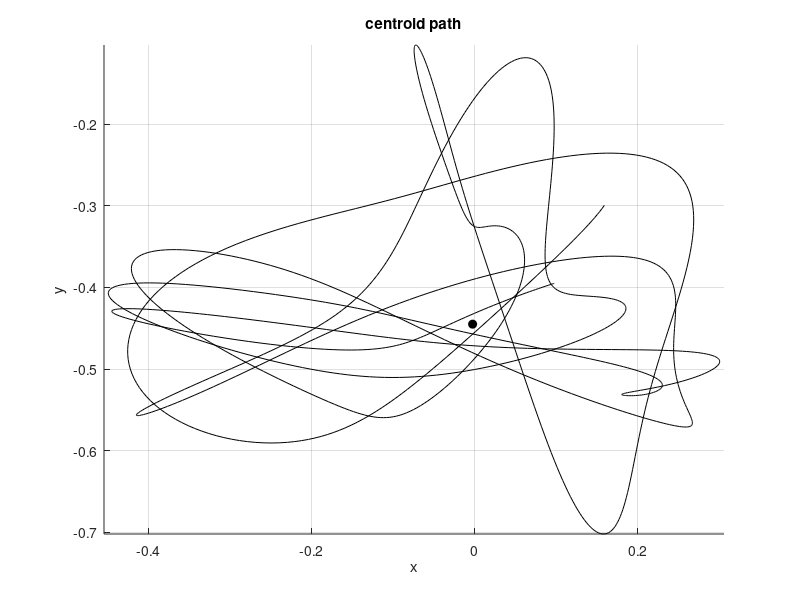
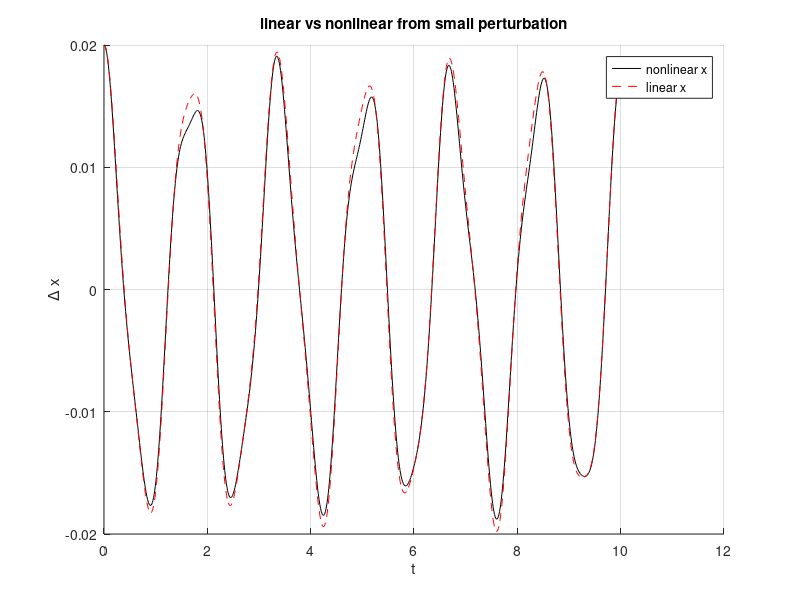
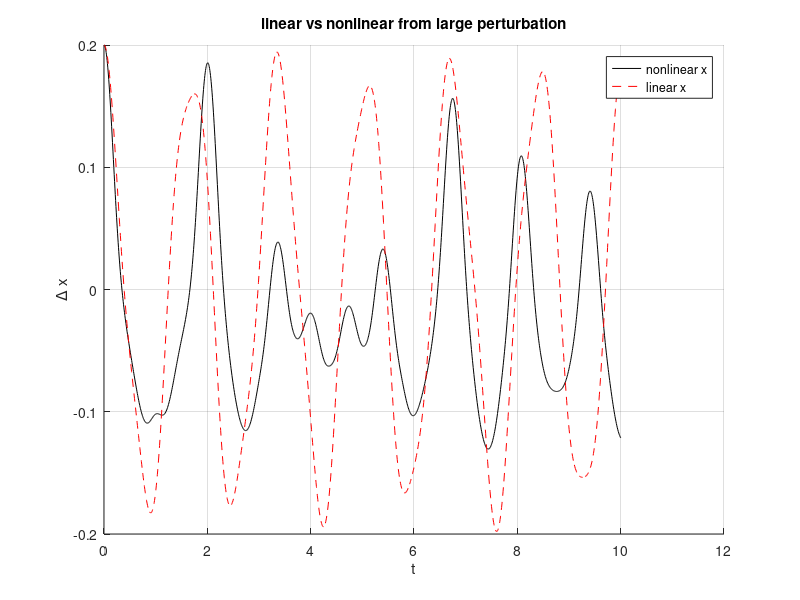
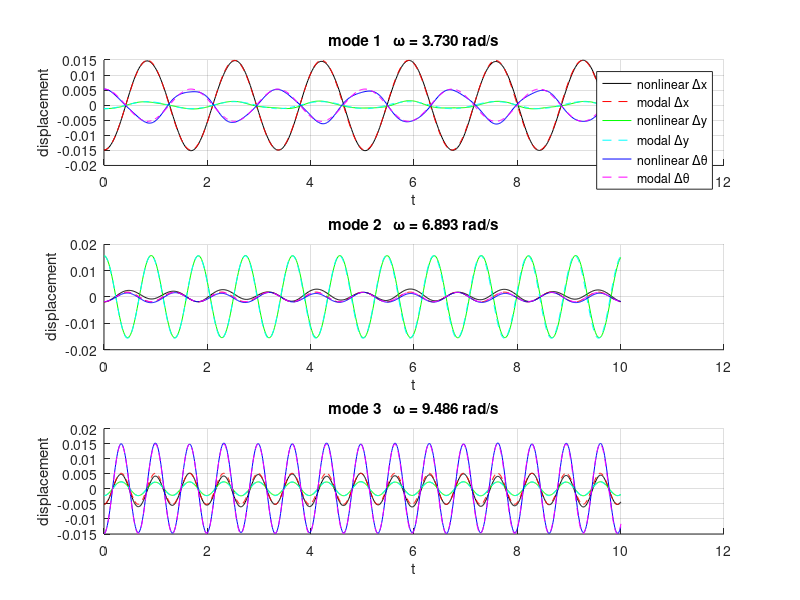

Write MATLAB code to recreate these figures, in order. (Note: this script raises an error after producing the figures.)
function jahz_11_14_deliverables()
% main script for assignment 5 deliverables
% generates:
%  1) centroid path and printed equilibrium
%  2) linear vs nonlinear comparison (small and large perturbations)
%  3) modal analysis plots for 3 modes
%  4) an .avi animation of the box vibrating in mode 1

    %-----------------------------
    % system parameters and RK data
    %-----------------------------
    box = make_box_params();        % struct with geometry and springs
    DP  = make_DP_tableau();        % Dormand–Prince 5(4) embedded RK
    p_ord   = 5;                    % order of higher method in pair
    h0      = 0.05;                 % initial step guess
    err_des = 1.0e-9;               % desired local error
    tspan   = [0 10];               % 10 seconds of motion

    %-----------------------------
    % 1) find an equilibrium
    %-----------------------------
    V_guess = [0; -0.2; 0; 0; 0; 0];     % [x;y;theta;vx;vy;vtheta]
    [V_eq, newton_hist] = newton_equilibrium(@(V) box_rate_func(0,V,box), V_guess);

    fprintf('equilibrium found at [x y th] = [%.4f %.4f %.4f]\n', ...
        V_eq(1), V_eq(2), V_eq(3));

    % quick centroid path from some offset around equilibrium
    V0_centroid = V_eq + [0.1; 0.05; 0.15; 0; 0; 0];
    [t_centroid, V_centroid] = rk_adaptive(@(t,V) box_rate_func(t,V,box), ...
        tspan, V0_centroid, h0, DP, p_ord, err_des);

    figure; hold on; grid on; axis equal;
    plot(V_centroid(1,:), V_centroid(2,:), 'k-');
    plot(V_eq(1), V_eq(2), 'ko', 'markerfacecolor','k');
    xlabel('x'); ylabel('y');
    title('centroid path');
    text(0.4,0.25, sprintf('equilibrium found at [x y th] = [%.4f %.4f %.4f]', ...
        V_eq(1), V_eq(2), V_eq(3)));

    %-----------------------------
    % 2) linearization at equilibrium
    %-----------------------------
    A = J_approx(@(V) box_rate_func(0,V,box), V_eq);   % 6x6 Jacobian at eq

    % linear rate: d/dt ΔV = A (V - V_eq)
    lin_rate = @(t,V) A*(V - V_eq);

    %-----------------------------
    % 3) linear vs nonlinear comparison
    %-----------------------------
    eps_small = 0.02;   % small perturbation
    eps_large = 0.2;    % large perturbation

    dir = [1;0;0;0;0;0];   % bump in x only

    % small
    V0_sm = V_eq + eps_small*dir;
    [t_nl_sm, V_nl_sm] = rk_adaptive(@(t,V) box_rate_func(t,V,box), ...
        tspan, V0_sm, h0, DP, p_ord, err_des);
    [t_li_sm, V_li_sm] = rk_adaptive(lin_rate, ...
        tspan, V0_sm, h0, DP, p_ord, err_des);

    % large
    V0_lg = V_eq + eps_large*dir;
    [t_nl_lg, V_nl_lg] = rk_adaptive(@(t,V) box_rate_func(t,V,box), ...
        tspan, V0_lg, h0, DP, p_ord, err_des);
    [t_li_lg, V_li_lg] = rk_adaptive(lin_rate, ...
        tspan, V0_lg, h0, DP, p_ord, err_des);

    % plot small (Δx)
    figure; hold on; grid on;
    dx_nl = V_nl_sm(1,:) - V_eq(1);
    dx_li = V_li_sm(1,:) - V_eq(1);
    plot(t_nl_sm, dx_nl, 'k-', 'displayname','nonlinear x');
    plot(t_li_sm, dx_li, 'r--', 'displayname','linear x');
    xlabel('t'); ylabel('\Delta x');
    title('linear vs nonlinear from small perturbation');
    legend('location','best');

    % plot large (Δx)
    figure; hold on; grid on;
    dx_nl_L = V_nl_lg(1,:) - V_eq(1);
    dx_li_L = V_li_lg(1,:) - V_eq(1);
    plot(t_nl_lg, dx_nl_L, 'k-', 'displayname','nonlinear x');
    plot(t_li_lg, dx_li_L, 'r--', 'displayname','linear x');
    xlabel('t'); ylabel('\Delta x');
    title('linear vs nonlinear from large perturbation');
    legend('location','best');

    %-----------------------------
    % 4) modal analysis
    %-----------------------------
    % A has block structure [0 I; -Q 0]
    Q = -A(4:6,1:3);
    [U_modes, Lambda] = eig(Q);
    wn = sqrt(diag(Lambda));      % resonant frequencies (rad/s)

    % sort by frequency
    [wn, idx] = sort(wn);
    U_modes = U_modes(:,idx);

    fprintf('\nresonant frequencies (rad/s)\n');
    for i = 1:3
        fprintf('  mode %d:  omega = %.3f\n', i, wn(i));
    end

    eps_mode = 10^-1.8;
    t_mode = t_nl_sm;     % reuse same t-grid length via nonlinear sim

    figure;
    for mode_idx = 1:3
        U0 = U_modes(:,mode_idx);
        omega_n = wn(mode_idx);

        % nonlinear sim with mode-type initial displacement
        V0_mode = V_eq + eps_mode*[U0;0;0;0];
        [t_nl, V_nl] = rk_adaptive(@(t,V) box_rate_func(t,V,box), ...
            tspan, V0_mode, h0, DP, p_ord, err_des);

        % modal prediction: ΔU(t) = eps_mode * U0 * cos(omega_n t)
        t_modal = t_nl;
        cos_term = cos(omega_n * t_modal);
        dx_modal = eps_mode * U0(1) * cos_term;
        dy_modal = eps_mode * U0(2) * cos_term;
        dth_modal= eps_mode * U0(3) * cos_term;

        dx_nl = V_nl(1,:) - V_eq(1);
        dy_nl = V_nl(2,:) - V_eq(2);
        dth_nl= V_nl(3,:) - V_eq(3);

        subplot(3,1,mode_idx); hold on; grid on;
        plot(t_nl, dx_nl, 'k-', 'displayname','nonlinear \Deltax');
        plot(t_modal, dx_modal, 'r--', 'displayname','modal \Deltax');
        plot(t_nl, dy_nl, 'g-', 'displayname','nonlinear \Deltay');
        plot(t_modal, dy_modal, 'c--', 'displayname','modal \Deltay');
        plot(t_nl, dth_nl, 'b-', 'displayname','nonlinear \Delta\theta');
        plot(t_modal, dth_modal,'m--', 'displayname','modal \Delta\theta');
        xlabel('t');
        ylabel('displacement');
        title(sprintf('mode %d   \\omega = %.3f rad/s', mode_idx, omega_n));
        if mode_idx == 1
            legend('location','best');
        end
    end

    %-----------------------------
    % 5) create an .avi animation for mode 1
    %-----------------------------
    mode1 = U_modes(:,1);
    V0_anim = V_eq + eps_mode*[mode1;0;0;0];
    [t_anim, V_anim] = rk_adaptive(@(t,V) box_rate_func(t,V,box), ...
        tspan, V0_anim, h0, DP, p_ord, err_des);

    record_animation_avi('mode1_box.avi', 30, t_anim, V_anim, box);
end

%====================================================================
% helper: system parameters
%====================================================================
function box = make_box_params()
    % eight springs attaching a square box to a square frame
    m = 1;
    I = 1;
    g = -9.81;

    ks  = 10*ones(8,1);
    l0s = 0.5*ones(8,1);

    % world-frame static anchor points (columns)
    Pw = [ 1,   1,  -1.5,-1.5,-1,  1,  1.5, 1.5; ...
           1,  -1,   0.5,-0.5,-1,-1,-0.5, 0.5];

    % box-frame mounting points (columns)
    Pb = [ 1,  1, -1, -1, -1,  1,  1,  1; ...
           0.5,-0.5, 0.5,-0.5,-0.5,-0.5,-0.5,0.5];

    box = struct();
    box.m        = m;
    box.I        = I;
    box.g        = g;
    box.k_list   = ks(:);
    box.l0_list  = l0s(:);
    box.P_world  = Pw;
    box.P_box    = Pb;
end

%====================================================================
% helper: Dormand–Prince 5(4) Butcher tableau
%====================================================================
function DP = make_DP_tableau()
    DP.C = [0, 1/5, 3/10, 4/5, 8/9, 1, 1];
    DP.B = [35/384, 0, 500/1113, 125/192, -2187/6784, 11/84, 0; ...
            5179/57600, 0, 7571/16695, 393/640, -92097/339200, 187/2100, 1/40];
    DP.A = [0,0,0,0,0,0,0; ...
            1/5,0,0,0,0,0,0; ...
            3/40,9/40,0,0,0,0,0; ...
            44/45,-56/15,32/9,0,0,0,0; ...
            19372/6561,-25360/2187,64448/6561,-212/729,0,0,0; ...
            9017/3168,-355/33,46732/5247,49/176,-5103/18656,0,0; ...
            35/384,0,500/1113,125/192,-2187/6784,11/84,0];
end

%====================================================================
% spring force: 3D version (z component 0)
%====================================================================
function F = compute_spring_force(k,l0,PA,PB)
    % PA, PB 3x1 vectors
    r = PB - PA;
    l = norm(r);
    e_s = r / l;
    F = -k*(l - l0)*e_s;
end

%====================================================================
% rigid body transform from box frame to world frame for points
%====================================================================
function Plist_world = compute_rbt(x,y,theta,Plist_box)
    R = [cos(theta), -sin(theta); ...
         sin(theta),  cos(theta)];
    rc = [x; y];
    [~,N] = size(Plist_box);
    Plist_world = R*Plist_box + rc*ones(1,N);
end

%====================================================================
% acceleration at pose (x,y,theta)
%====================================================================
function [ax,ay,atheta] = accel_at_pose(x,y,theta,box)
    rc       = [x;y;0];
    m        = box.m;
    I        = box.I;
    ks       = box.k_list;
    l0s      = box.l0_list;
    num_s    = numel(ks);

    Pb_world = compute_rbt(x,y,theta, box.P_box);
    Pm_world = box.P_world;

    Fs = zeros(2,num_s);
    Ts = zeros(1,num_s);

    for i = 1:num_s
        Pm = [Pm_world(:,i);0];
        Pb = [Pb_world(:,i);0];
        F  = compute_spring_force(ks(i), l0s(i), Pm, Pb);
        tau = cross(Pb-rc, F);
        Fs(:,i) = F(1:2);
        Ts(i)   = tau(3);
    end

    gvec = [0; box.g];
    axy  = gvec + (1/m)*sum(Fs,2);
    ax   = axy(1);
    ay   = axy(2);
    atheta = sum(Ts)/I;
end

%====================================================================
% rate function for full box dynamics
%====================================================================
function dVdt = box_rate_func(~,V,box)
    x = V(1);  y = V(2);  theta = V(3);
    vx = V(4); vy = V(5); vtheta = V(6);

    [ax,ay,atheta] = accel_at_pose(x,y,theta,box);
    dVdt = [vx; vy; vtheta; ax; ay; atheta];
end

%====================================================================
% embedded RK step for adaptive DP
%====================================================================
function [XB1, XB2, num_evals] = rk_step_embedded(rate,t,XA,h,BT)
    A = BT.A;
    B = BT.B;
    C = BT.C;
    s = numel(C);
    n = numel(XA);
    K = zeros(n,s);
    for i = 1:s
        a = A(i,1:i-1);
        sum_prev = K(:,1:i-1)*a';
        K(:,i) = rate(t + C(i)*h, XA + h*sum_prev);
    end
    XB1 = XA + h*(K*B(1,:)');
    XB2 = XA + h*(K*B(2,:)');
    num_evals = s;
end

function [XB, num_evals, h_next, redo] = rk_step_adaptive(rate,t,XA,h,BT,p,err_des)
    alpha = 1.5;
    redo = false;

    [XB1, XB2, num_evals] = rk_step_embedded(rate,t,XA,h,BT);

    eps_c = norm(XB1 - XB2);
    temp  = (err_des/eps_c)^(1/p);
    h_next = min(0.9*temp, alpha)*h;
    XB = XB1;

    if err_des < eps_c
        redo = true;
    end
end

%====================================================================
% variable-step integration wrapper
%====================================================================
function [t_list,X_list,h_avg,num_fails,num_evals,h_rec] = ...
    rk_variable(rate,tspan,X0,h_ref,BT,p,err_des)

    ti = tspan(1); tf = tspan(2);
    N  = ceil((tf - ti)/h_ref);
    h  = (tf - ti)/N;

    t_list = ti;
    X_list = X0;
    h_rec  = [];
    num_fails = 0;
    num_evals = 0;

    t_now = ti;
    XA = X0;

    while t_now < tf - 1e-14
        redo = true;
        while redo
            h_prev = h;
            h = min(h, tf - t_now);
            [XB, adds, h, redo] = rk_step_adaptive(rate, t_now, XA, h, BT, p, err_des);
            if redo
                num_fails = num_fails + 1;
            end
            num_evals = num_evals + adds;
        end

        h_rec(end+1,1) = h_prev;
        t_now = t_now + h_prev;
        t_list(end+1,1) = t_now;
        X_list(:,end+1) = XB;
        XA = XB;
    end

    h_avg = mean(h_rec);
end

function [t_list,X_list] = rk_adaptive(rate,tspan,X0,h_ref,BT,p,err_des)
    [t_list,X_list,~,~,~,~] = rk_variable(rate,tspan,X0,h_ref,BT,p,err_des);
end

%====================================================================
% Newton solver for equilibrium f(V) = 0
%====================================================================
function [V_eq, hist] = newton_equilibrium(f,V0)
    max_iter = 20;
    tol_step = 1e-10;

    V = V0;
    hist = zeros(max_iter,1);
    for k = 1:max_iter
        F = f(V);
        J = J_approx(f,V);
        dV = -J\F;
        V  = V + dV;
        hist(k) = norm(F);
        if norm(dV) < tol_step
            hist = hist(1:k);
            break;
        end
    end
    V_eq = V;
end

% finite-difference Jacobian
function J = J_approx(f,V)
    n = numel(V);
    J = zeros(n);
    h = 1e-6;
    f0 = f(V);
    for j = 1:n
        e = zeros(n,1); e(j) = 1;
        fj = f(V + h*e);
        J(:,j) = (fj - f0)/h;
    end
end

%====================================================================
% AVI recorder: simple box + straight springs animation
%====================================================================
function record_animation_avi(filename, frame_rate, t_list, X_list, box_params)

    v = VideoWriter(filename, 'Motion JPEG AVI');
    v.FrameRate = frame_rate;
    spf = 1/frame_rate;
    open(v);
    t_end = t_list(end);
    tstart = tic;

    fig = figure('Color','white');
    axis equal; axis([-3 3 -3 3]); hold on;
    xlabel('x'); ylabel('y');
    title('vibrating box animation');

    % square box corners in box frame (side length 2)
    box_corners_box = [ 1  -1  -1   1   1;  ...
                        1   1  -1  -1   1];

    Pm_world = box_params.P_world;   % fixed anchors (2 x n)
    frame_index = 1;
    t_frame = toc(tstart);
    while t_frame <= t_end
        while t_list(frame_index) <t_frame
            frame_index = frame_index+1;
        end
    % for k = 1:length(t_list)
        k = frame_index;
        x     = X_list(1,k);
        y     = X_list(2,k);
        theta = X_list(3,k);

        % box corners and spring attachment points in world frame
        Pb_world = compute_rbt(x,y,theta, box_params.P_box);
        box_corners_world = compute_rbt(x,y,theta, box_corners_box);

        cla; hold on; axis equal; axis([-3 3 -3 3]);

        % draw outer frame (just a big square for context)
        rectangle('Position',[-2.5 -2.5 5 5], ...
                  'EdgeColor',[0.7 0.7 0.7]);

        % draw springs as straight lines
        for i = 1:size(Pb_world,2)
            plot([Pm_world(1,i) Pb_world(1,i)], ...
                 [Pm_world(2,i) Pb_world(2,i)], 'k-');
            plot(Pm_world(1,i), Pm_world(2,i), 'ro', ...
                 'MarkerFaceColor','r','MarkerSize',4);
            plot(Pb_world(1,i), Pb_world(2,i), 'ro', ...
                 'MarkerFaceColor','r','MarkerSize',4);
        end

        % draw the box
        patch(box_corners_world(1,:), box_corners_world(2,:), ...
              [0.8 0.8 0.8], 'EdgeColor','k');

        title(sprintf('vibrating box, t = %.2f s', t_list(k)));

        drawnow;
        frame = getframe(fig);
        writeVideo(v, frame);
        t_frame = toc(tstart);
    end

    close(v);
    close(fig);

    fprintf('AVI animation saved to %s\n', filename);
end

%====================================================================
% spring plotting utilities (from handout)
%====================================================================
function spring_plot_struct = initialize_spring_plot(num_zigs,w)
    spring_plot_struct = struct();
    zig_ending = [.25,.75,1; ...
                  -1,1,0];
    zig_zag = zeros(2,3+3*num_zigs);
    zig_zag(:,1)   = [-.5;0];
    zig_zag(:,end) = [num_zigs+.5;0];
    for n = 0:(num_zigs-1)
        zig_zag(:,(3+3*n):2+3*(n+1)) = zig_ending + [n,n,n;0,0,0];
    end
    zig_zag(1,:) = (zig_zag(1,:)-zig_zag(1,1))/(zig_zag(1,end)-zig_zag(1,1));
    zig_zag(2,:) = zig_zag(2,:)*w;
    spring_plot_struct.zig_zag    = zig_zag;
    spring_plot_struct.line_plot  = plot(0,0,'k','linewidth',2);
    spring_plot_struct.point_plot = plot(0,0,'ro','markerfacecolor','r','markersize',7);
end

function update_spring_plot(spring_plot_struct,P1,P2)
    dP = P2-P1;
    R = [dP(1), -dP(2)/norm(dP); ...
         dP(2),  dP(1)/norm(dP)];
    plot_pts = R*spring_plot_struct.zig_zag;
    set(spring_plot_struct.line_plot,...
        'xdata',plot_pts(1,:)+P1(1),...
        'ydata',plot_pts(2,:)+P1(2));
    set(spring_plot_struct.point_plot,...
        'xdata',[P1(1),P2(1)],...
        'ydata',[P1(2),P2(2)]);
end
